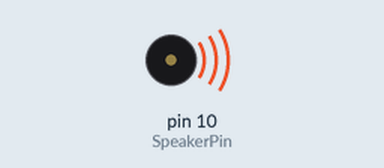
Simulated run of this sketch. Board: Arduino Uno, built with avr-gcc and run on an emulated ATmega328P. Parts: buzzer (waves = sounding).

Above: at 0.5 s.
At 3.5 s:
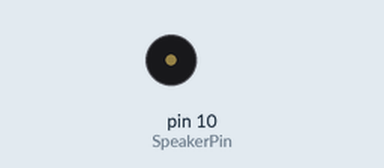
Timing chart, 0 to 5.2 s (numbered marks = the images above):
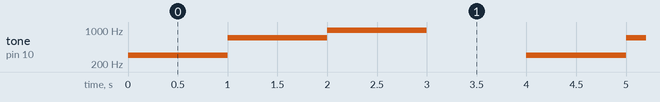

The sketch:

Tone_Creator.ino
```cpp
int SpeakerPin = 10;

void setup() {
  pinMode(SpeakerPin, OUTPUT);

}

void loop() {
  tone(SpeakerPin, 300);
  delay(1000);

  tone(SpeakerPin, 700);
  delay(1000);

  tone(SpeakerPin, 999);
  delay(1000);

  noTone(SpeakerPin);
  delay(1000);
}
```

Measured:
- by itself, tone on pin 10 (SpeakerPin): repeats every 4.0 s: 700 Hz 1.0 s, 999 Hz 1.0 s, silent 1.0 s, 300 Hz 1.0 s
